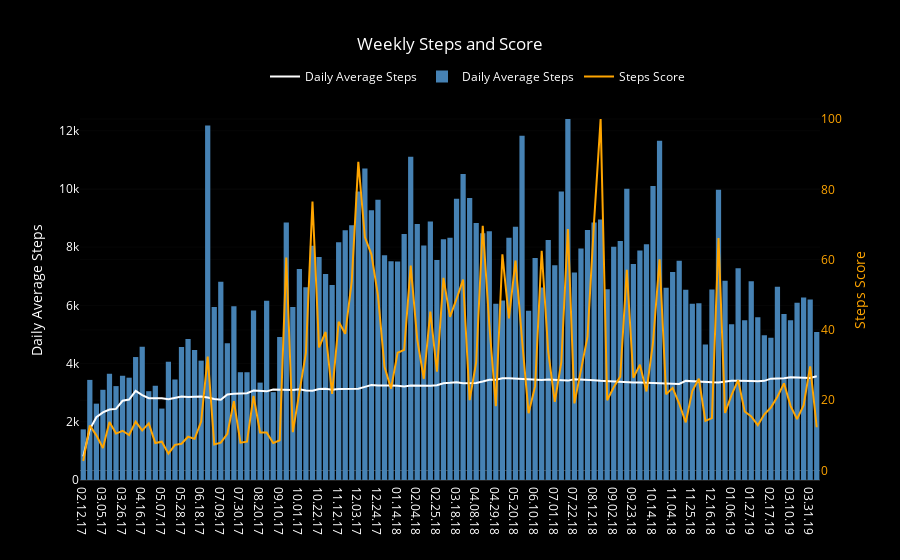

The cell this chart's notebook holds for it:
### Code cell
b_ws = go.Bar(x=week_df.week_range, y=week_df.mean_steps,
              name='Daily Average Steps', yaxis='y1', marker={'color': 'steelblue'})

b_wsa = go.Scatter(x=week_df.week_range, y=week_df.avg_steps,
                   name='Daily Average Steps', yaxis='y1', marker={'color': 'white'})

sl_ws = go.Scatter(x=week_df.week_range, y=week_df.steps_score,
                   name='Steps Score', yaxis='y2', marker={'color': 'orange'})

wsd = pltly_dict('Weekly Steps and Score', [.25, 1.1], 'Daily Average Steps', 'Steps Score')

l_ws = go.Layout(wsd)

d_ws = [b_wsa, b_ws, sl_ws]
f_ws = go.Figure(data=d_ws, layout=l_ws)
iplot(f_ws)
